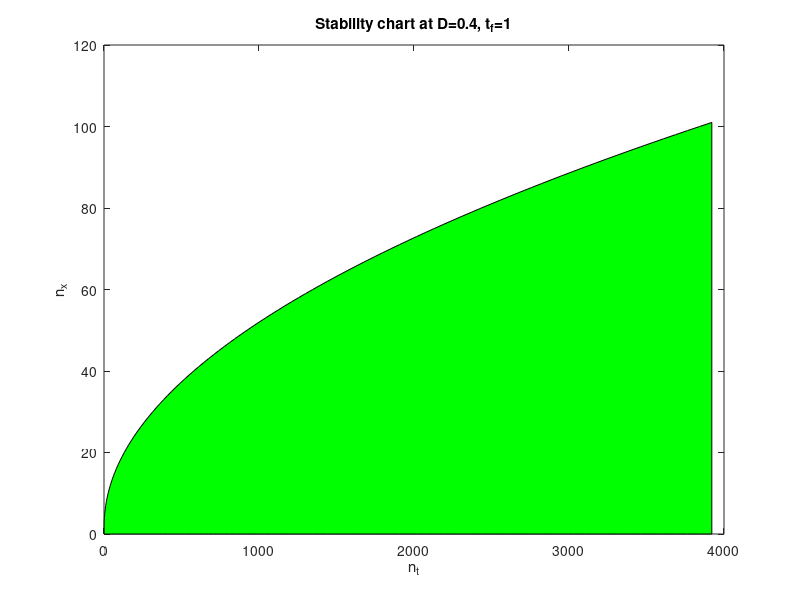

MATLAB code for this plot:
clc
clear
close all

D = 0.2;
F = 0.5;
tf = 1;
nx(1)=1;
nt(1)=tf*D/F*(nx(1)-1)^2+1;
nxm=100;

for i = 1:nxm
     nt(i+1) = tf*D/F*(nx(i)-1)^2+1;
     nx(i+1) = nx(i)+1
end

area(nt,nx,'facecolor','green')
ylabel('n_x')
xlabel('n_t')
title('Stability chart at D=0.4, t_f=1')